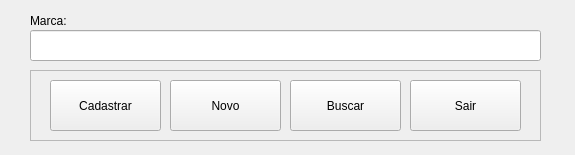
<?xml version="1.0" encoding="UTF-8"?>
<ui version="4.0">
 <class>MenuMarca</class>
 <widget class="QDialog" name="MenuMarca">
  <property name="geometry">
   <rect>
    <x>0</x>
    <y>0</y>
    <width>575</width>
    <height>155</height>
   </rect>
  </property>
  <property name="windowTitle">
   <string>Menu Marca</string>
  </property>
  <widget class="QFrame" name="frame">
   <property name="geometry">
    <rect>
     <x>30</x>
     <y>70</y>
     <width>511</width>
     <height>71</height>
    </rect>
   </property>
   <property name="frameShape">
    <enum>QFrame::StyledPanel</enum>
   </property>
   <property name="frameShadow">
    <enum>QFrame::Raised</enum>
   </property>
   <widget class="QPushButton" name="botaoCadastrar">
    <property name="geometry">
     <rect>
      <x>20</x>
      <y>10</y>
      <width>111</width>
      <height>51</height>
     </rect>
    </property>
    <property name="focusPolicy">
     <enum>Qt::NoFocus</enum>
    </property>
    <property name="styleSheet">
     <string notr="true"/>
    </property>
    <property name="text">
     <string>Cadastrar</string>
    </property>
   </widget>
   <widget class="QPushButton" name="botaoNovo">
    <property name="geometry">
     <rect>
      <x>140</x>
      <y>10</y>
      <width>111</width>
      <height>51</height>
     </rect>
    </property>
    <property name="focusPolicy">
     <enum>Qt::NoFocus</enum>
    </property>
    <property name="text">
     <string>Novo</string>
    </property>
   </widget>
   <widget class="QPushButton" name="botaoBuscar">
    <property name="geometry">
     <rect>
      <x>260</x>
      <y>10</y>
      <width>111</width>
      <height>51</height>
     </rect>
    </property>
    <property name="focusPolicy">
     <enum>Qt::NoFocus</enum>
    </property>
    <property name="text">
     <string>Buscar</string>
    </property>
   </widget>
   <widget class="QPushButton" name="botaoSair">
    <property name="geometry">
     <rect>
      <x>380</x>
      <y>10</y>
      <width>111</width>
      <height>51</height>
     </rect>
    </property>
    <property name="focusPolicy">
     <enum>Qt::NoFocus</enum>
    </property>
    <property name="text">
     <string>Sair</string>
    </property>
   </widget>
  </widget>
  <widget class="QLineEdit" name="lineMarca">
   <property name="geometry">
    <rect>
     <x>30</x>
     <y>30</y>
     <width>511</width>
     <height>31</height>
    </rect>
   </property>
  </widget>
  <widget class="QLabel" name="label">
   <property name="geometry">
    <rect>
     <x>30</x>
     <y>10</y>
     <width>431</width>
     <height>21</height>
    </rect>
   </property>
   <property name="text">
    <string>Marca:</string>
   </property>
  </widget>
 </widget>
 <resources/>
 <connections/>
</ui>
